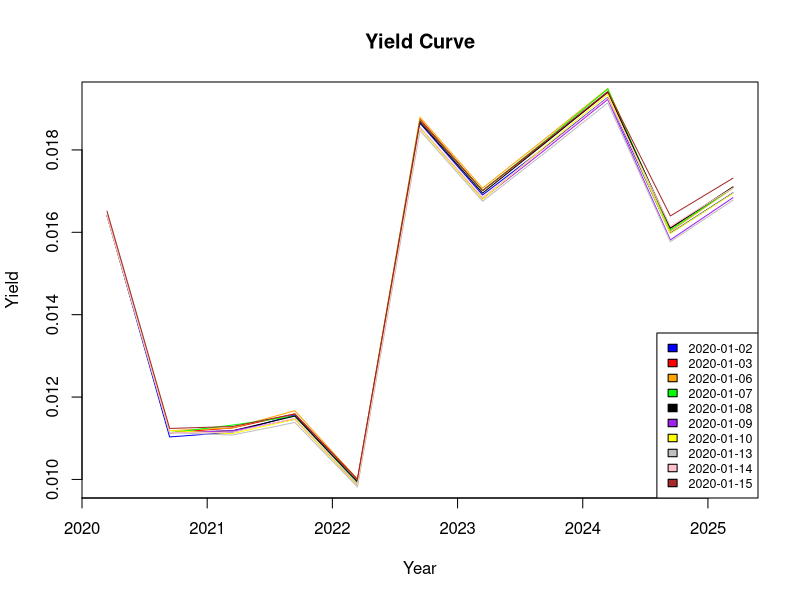
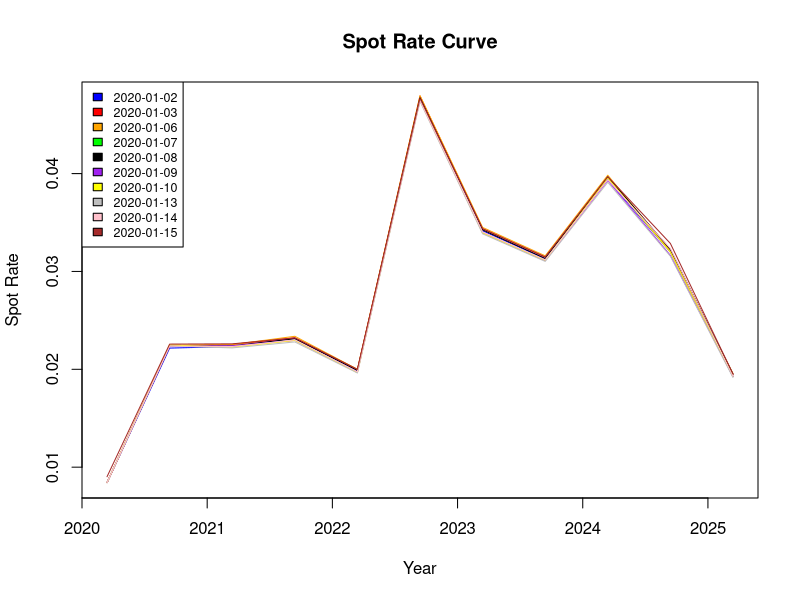
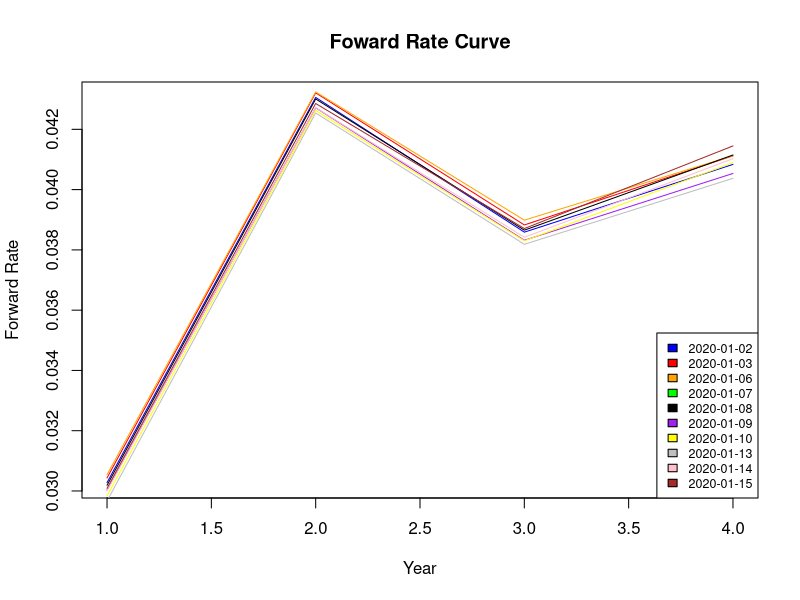

R code for these plots, in order:
## ---- chunk 1
knitr::opts_chunk$set(echo = TRUE)
#install.packages('ggplot2')
library('ggplot2')
## ---- chunk 2
bonds <- read.csv("APM466_Bonds_A1.csv", header=F)
colnames(bonds) <- c("PICKED","ISIN","COUPON","ISSUE DATE","MATURITY DATE","MONTHS TILL MATURITY", "2020-01-02","2020-01-03","2020-01-06","2020-01-07","2020-01-08","2020-01-09","2020-01-10","2020-01-13","2020-01-14","2020-01-15")

selectedbonds <- bonds[which(bonds$PICKED=='X'),]
#print(as.numeric(as.vector(selectedbonds['2020-01-02'][1,1])))
View(selectedbonds)
## ---- chunk 3

# Create CF function
CF <- function(date, coupon, monthstomaturity) {
  num <- ceiling(as.numeric(as.vector(monthstomaturity))/6)
  CF <- rep(as.numeric(as.vector(coupon)), num+1)
  CF[1] <- (-1)*as.numeric(as.vector(date))
  CF [num+1] <- 100 + as.numeric(as.vector(coupon))
  return(CF)
}
  
CF_Time <- function (monthstomaturity) {
  multiple <- floor(as.numeric(as.vector(monthstomaturity))/6)
  CF_Time <- as.numeric(as.vector(monthstomaturity)) - 6*multiple
}

#Create bond valuation function
#bval <- function(i, CF, CF_Time = 100){
  #for (t in length(CF)) {
    #CF[t] / (1 + i)^((CF_Time+6*(t-1))/12)
  #}
#}
bval <- function(i, cf, t=seq(along = cf))
      sum(cf / (1 + i)^t)

# Create ytm() function using uniroot
ytm <- function(cf) {
    uniroot(bval, c(0, 1), cf=cf)$root
}

yieldrate <- function(date, monthstomaturity, coupon) {
  # Used to store yields found
  yieldR<-data.frame(0, 0, 0, 0, 0, 0, 0, 0, 0, 0, 0)
  for (j in 1:11) {
    Cashflow <- CF(as.numeric(as.vector(date[j,1])), as.numeric(as.vector(coupon[j,1])), as.numeric(as.vector(monthstomaturity[j,1])))
    Time <- CF_Time(as.numeric(as.vector(monthstomaturity[j,1])))
    yieldR[j] <- ytm(Cashflow)
  }
  yieldR[6] <- (yieldR[6]*3 + yieldR[7]*6)/9
  yieldR[8] <- (yieldR[8]*3 + yieldR[9]*6)/9
  yieldR[11] <- (yieldR[10]*6 + yieldR[11]*3)/9
  yieldR
}
yield02 <- yieldrate(selectedbonds['2020-01-02'], selectedbonds['MONTHS TILL MATURITY'], selectedbonds['COUPON'])
yield03 <-yieldrate(selectedbonds['2020-01-03'], selectedbonds['MONTHS TILL MATURITY'], selectedbonds['COUPON'])
yield06 <-yieldrate(selectedbonds['2020-01-06'], selectedbonds['MONTHS TILL MATURITY'], selectedbonds['COUPON'])
yield07 <- yieldrate(selectedbonds['2020-01-07'], selectedbonds['MONTHS TILL MATURITY'], selectedbonds['COUPON'])
yield08 <- yieldrate(selectedbonds['2020-01-08'], selectedbonds['MONTHS TILL MATURITY'], selectedbonds['COUPON'])
yield09 <- yieldrate(selectedbonds['2020-01-09'], selectedbonds['MONTHS TILL MATURITY'], selectedbonds['COUPON'])
yield10 <- yieldrate(selectedbonds['2020-01-10'], selectedbonds['MONTHS TILL MATURITY'], selectedbonds['COUPON'])
yield13 <- yieldrate(selectedbonds['2020-01-13'], selectedbonds['MONTHS TILL MATURITY'], selectedbonds['COUPON'])
yield14 <- yieldrate(selectedbonds['2020-01-14'], selectedbonds['MONTHS TILL MATURITY'], selectedbonds['COUPON'])
yield15 <- yieldrate(selectedbonds['2020-01-15'], selectedbonds['MONTHS TILL MATURITY'], selectedbonds['COUPON'])

## ---- chunk 4
Year <- c(2020.2, 2020.7, 2021.2, 2021.7, 2022.2, 2022.7, 2023.2, 2023.7, 2024.2, 2024.7, 2025.2)
table<- data.frame(Year, t(yield02), t(yield03), t(yield06), t(yield07), t(yield08), t(yield09), t(yield10), t(yield13), t(yield14), t(yield15))
table

plot(Year, t(yield02), main="Yield Curve",ylab="Yield", type="l",col="blue")
lines(Year,t(yield03), col="red")
lines(Year,t(yield06), col="orange")
lines(Year,t(yield07), col="green")
lines(Year,t(yield08), col="black")
lines(Year,t(yield09), col="purple")
lines(Year,t(yield10), col="yellow")
lines(Year,t(yield13), col="grey")
lines(Year,t(yield14), col="pink")
lines(Year,t(yield15), col="brown")
legend("bottomright",c("2020-01-02","2020-01-03","2020-01-06","2020-01-07","2020-01-08","2020-01-09","2020-01-10","2020-01-13","2020-01-14","2020-01-15"),fill=c("blue","red","orange","green","black","purple","yellow","grey","pink","brown"),cex = 0.75)
legend.position = c(.95, .95)

## ---- chunk 5
spotrate <- function(date, MONTHS_TILL_MATURITY, coupon) {
  # Used to store spot rate found
  spotR<-data.frame(0, 0, 0, 0, 0, 0, 0, 0, 0, 0, 0)
  
  #for maturities less than 6 months
  # initial <- -log(as.numeric(as.vector(date[1,1]))/100)/as.numeric(as.vector(MONTHS_TILL_MATURITY[1,1])/12) 
  initial <- ((as.numeric(as.vector(date[1,1]))/100)^(-12/(2*as.numeric(as.vector(MONTHS_TILL_MATURITY[1,1]))))-1) 
  spotR[1,1] <- initial 
  
total = 0
  for (i in 2:11){
    total = 0
    for (j in 1:(i-1)){
      #total <- total + as.numeric(as.vector(coupon[i,1]))*exp(-j*as.numeric(as.vector(spotR[1,j])))
    #spotR[1,i] <- -log((as.numeric(as.vector(date[i,1])) - total)/(1+as.numeric(as.vector(coupon[i,1]))))/i
    total = total + as.numeric(as.vector(coupon[i,1]))/(1+spotR[1,j])^(j)
    }
    spotR[1,i] <- (((100+ as.numeric(as.vector(coupon[i,1])))/(as.numeric(as.vector(date[i,1]))-total))^(1/i)-1)
  }
  for (i in 1:10)
    spotR [i] <- 2*spotR[i]
  spotR

}
spotrate(selectedbonds['2020-01-02'], selectedbonds["MONTHS TILL MATURITY"], selectedbonds["COUPON"])
#I realize this isnt correct but tbh im not sure why my code keeps crashing .. so i used 1st method of spot curve to get values (that i know are wrong so that i can at least complete the other parts with wrong spot rates)
spot02 <- spotrate(selectedbonds['2020-01-02'], selectedbonds["MONTHS TILL MATURITY"], selectedbonds["COUPON"])
spot03 <- spotrate(selectedbonds['2020-01-03'], selectedbonds["MONTHS TILL MATURITY"], selectedbonds["COUPON"])
spot06 <- spotrate(selectedbonds['2020-01-06'], selectedbonds["MONTHS TILL MATURITY"], selectedbonds["COUPON"])
spot07 <- spotrate(selectedbonds['2020-01-07'], selectedbonds["MONTHS TILL MATURITY"], selectedbonds["COUPON"])
spot08 <- spotrate(selectedbonds['2020-01-08'], selectedbonds["MONTHS TILL MATURITY"], selectedbonds["COUPON"])
spot09 <- spotrate(selectedbonds['2020-01-09'], selectedbonds["MONTHS TILL MATURITY"], selectedbonds["COUPON"])
spot10 <- spotrate(selectedbonds['2020-01-10'], selectedbonds["MONTHS TILL MATURITY"], selectedbonds["COUPON"])
spot13 <- spotrate(selectedbonds['2020-01-13'], selectedbonds["MONTHS TILL MATURITY"], selectedbonds["COUPON"])
spot14 <- spotrate(selectedbonds['2020-01-14'], selectedbonds["MONTHS TILL MATURITY"], selectedbonds["COUPON"])
spot15 <- spotrate(selectedbonds['2020-01-15'], selectedbonds["MONTHS TILL MATURITY"], selectedbonds["COUPON"])
## ---- chunk 6
Year <- c(2020.2, 2020.7, 2021.2, 2021.7, 2022.2, 2022.7, 2023.2, 2023.7, 2024.2, 2024.7, 2025.2)
table<- data.frame(Year, t(spot02), t(spot03), t(spot06), t(spot07), t(spot08), t(spot09), t(spot10), t(spot13), t(spot14), t(spot15))
table

plot(Year, t(spot02), main="Spot Rate Curve",ylab="Spot Rate", type="l",col="blue")
lines(Year,t(spot03), col="red")
lines(Year,t(spot06), col="orange")
lines(Year,t(spot08), col="black")
lines(Year,t(spot09), col="purple")
lines(Year,t(spot10), col="yellow")
lines(Year,t(spot13), col="grey")
lines(Year,t(spot14), col="pink")
lines(Year,t(spot15), col="brown")
legend("topleft",c("2020-01-02","2020-01-03","2020-01-06","2020-01-07","2020-01-08","2020-01-09","2020-01-10","2020-01-13","2020-01-14","2020-01-15"),fill=c("blue","red","orange","green","black","purple","yellow","grey","pink","brown"),cex = 0.75)
legend.position = c(.95, .95)

## ---- chunk 7
# First convert the 6 month spot rates into 1 year spot rates.

Annual_spot <- function(spotrates){
  Annual_Spot <- data.frame(0, 1, 2, 3, 4)
  for (j in 1:5) {
    Annual_Spot[j] <- (1+spotrates[2*j-1])^(6/12)*(1+spotrates[2*j])^(6/12)-1
  }
  Annual_Spot
}
Annual_spot_02 <- Annual_spot(spot02)
Annual_spot_03 <- Annual_spot(spot03)
Annual_spot_06 <- Annual_spot(spot06)
Annual_spot_07 <- Annual_spot(spot07)
Annual_spot_08 <- Annual_spot(spot08)
Annual_spot_09 <- Annual_spot(spot09)
Annual_spot_10 <- Annual_spot(spot10)
Annual_spot_13 <- Annual_spot(spot13)
Annual_spot_14 <- Annual_spot(spot14)
Annual_spot_15 <- Annual_spot(spot15)


forwardrate <- function(annual_spotrates) {
  # Used to store forward rates found
  forwardR<-data.frame(0, 0, 0, 0)
  forwardR[1] <- (((1+annual_spotrates[2])^(2))/((1+annual_spotrates[1])))-1
  forwardR[2] <- (((1+annual_spotrates[3])^(3))/((1+annual_spotrates[1])))^(1/2)-1
  forwardR[3] <- (((1+annual_spotrates[4])^(4))/((1+annual_spotrates[1])))^(1/3)-1
  forwardR[4] <- (((1+annual_spotrates[5])^(5))/((1+annual_spotrates[1])))^(1/4)-1

  forwardR
}

F2 <- forwardrate(Annual_spot_02)
F3 <- forwardrate(Annual_spot_03)
F6 <- forwardrate(Annual_spot_06)
F7 <- forwardrate(Annual_spot_07)
F8 <- forwardrate(Annual_spot_08)
F9 <- forwardrate(Annual_spot_09)
F10 <- forwardrate(Annual_spot_10)
F13 <- forwardrate(Annual_spot_13)
F14 <- forwardrate(Annual_spot_14)
F15 <- forwardrate(Annual_spot_15)
## ---- chunk 8
Year <- c(1, 2, 3, 4)
table<- data.frame(Year, t(F2), t(F3), t(F6), t(F7), t(F8), t(F9), t(F10), t(F13), t(F14), t(F14))
table

plot(Year, t(F2), main="Foward Rate Curve",ylab="Forward Rate", type="l",col="blue")
lines(Year,t(F3), col="red")
lines(Year,t(F6), col="orange")
lines(Year,t(F8), col="black")
lines(Year,t(F9), col="purple")
lines(Year,t(F10), col="yellow")
lines(Year,t(F13), col="grey")
lines(Year,t(F14), col="pink")
lines(Year,t(F15), col="brown")
legend("bottomright",c("2020-01-02","2020-01-03","2020-01-06","2020-01-07","2020-01-08","2020-01-09","2020-01-10","2020-01-13","2020-01-14","2020-01-15"),fill=c("blue","red","orange","green","black","purple","yellow","grey","pink","brown"),cex = 0.75)
legend.position = c(.95, .95)
## ---- chunk 9
#Calculate two covariance matrices for the time series of daily log-returns of yield, and forward rates (no spot rates). In other words, first calculate the covariance matrix of the random variables Xi, for i = 1, . . . , 5, where each random variable Xi has a time series Xi,j given by: 
  
#Xi,j = log(ri,j+1/ri,j ), j = 1, . . . , 

Matrix_Maker <- function(yields){
  matrix_row <- c(0, 0, 0, 0, 0, 0, 0, 0, 0, 0)

  for (i in 1:10) {
    matrix_row[i]<-as.numeric(as.vector(log(yields[i+1]/yields[i])))
  }
  matrix_row
}

M2 <- Matrix_Maker(yield02)
M3 <- Matrix_Maker(yield03)
M6 <- Matrix_Maker(yield06)
M7 <- Matrix_Maker(yield07)
M8 <- Matrix_Maker(yield08)
M9 <- Matrix_Maker(yield09)
M10 <- Matrix_Maker(yield10)
M13 <- Matrix_Maker(yield13)
M14 <- Matrix_Maker(yield14)
M15 <- Matrix_Maker(yield15)

A <- data.frame(cbind(M2,M3,M6,M7,M8,M9,M10,M13,M14,M15))

all_A = do.call(rbind, A)

#Extraction of all values of my matrix into a vector
extracted_values=unlist(as.vector(t(all_A)))

#Build the new matrix
matrixC = t(matrix(data = extracted_values,nrow = 10,ncol = 10))
print("MATRIX FOR YIELD")
print(matrixC)
covariance_matrix <- cov(matrixC, matrixC)
print("COVARIANCE MATRIX FOR YIELD")
print(covariance_matrix)

## ---- chunk 10
#Calculate two covariance matrices for the time series of daily log-returns of yield, and forward rates (no spot rates). In other words, first calculate the covariance matrix of the random variables Xi, for i = 1, . . . , 5, where each random variable Xi has a time series Xi,j given by: 
  
#Xi,j = log(ri,j+1/ri,j ), j = 1, . . . , 

Matrix_Maker2 <- function(forward){
  matrix_row <- c(0, 0, 0)

  for (i in 1:3) {
    matrix_row[i]<-as.numeric(as.vector(log(forward[i+1]/forward[i])))
  }
  matrix_row
}

Forward2 <- Matrix_Maker2(F2)
Forward3 <- Matrix_Maker2(F3)
Forward6 <- Matrix_Maker2(F6)
Forward7 <- Matrix_Maker2(F7)
Forward8 <- Matrix_Maker2(F8)
Forward9 <- Matrix_Maker2(F9)
Forward10 <- Matrix_Maker2(F10)
Forward13 <- Matrix_Maker2(F13)
Forward14 <- Matrix_Maker2(F14)
Forward15 <- Matrix_Maker2(F15)




FR <- data.frame(cbind(Forward2,Forward3,Forward6, Forward7,Forward8,Forward9,Forward10,Forward13, Forward14,Forward15))

all_A = do.call(rbind, FR)

#Extraction of all values of my matrix into a vector
extracted_values=unlist(as.vector(t(all_A)))

#Build the new matrix
matrixD = t(matrix(data = extracted_values,nrow = 10,ncol = 10))
print("MATRIX FOR FORWARD")
print(matrixD)
covariance_matrix2 <- cov(matrixD, matrixD)
print("COVARIANCE MATRIX FOR FORWARD")
print(covariance_matrix2)

## ---- chunk 11
ev <- eigen(covariance_matrix)
print("EIGENVALUE/VECTORS FOR COVARIANCE OF YIELD")
print(ev)
ev1 <- eigen(covariance_matrix2)
print("EIGENVALUE/VECTORS FOR COVARIANCE OF FORWARD")
print(ev1)
